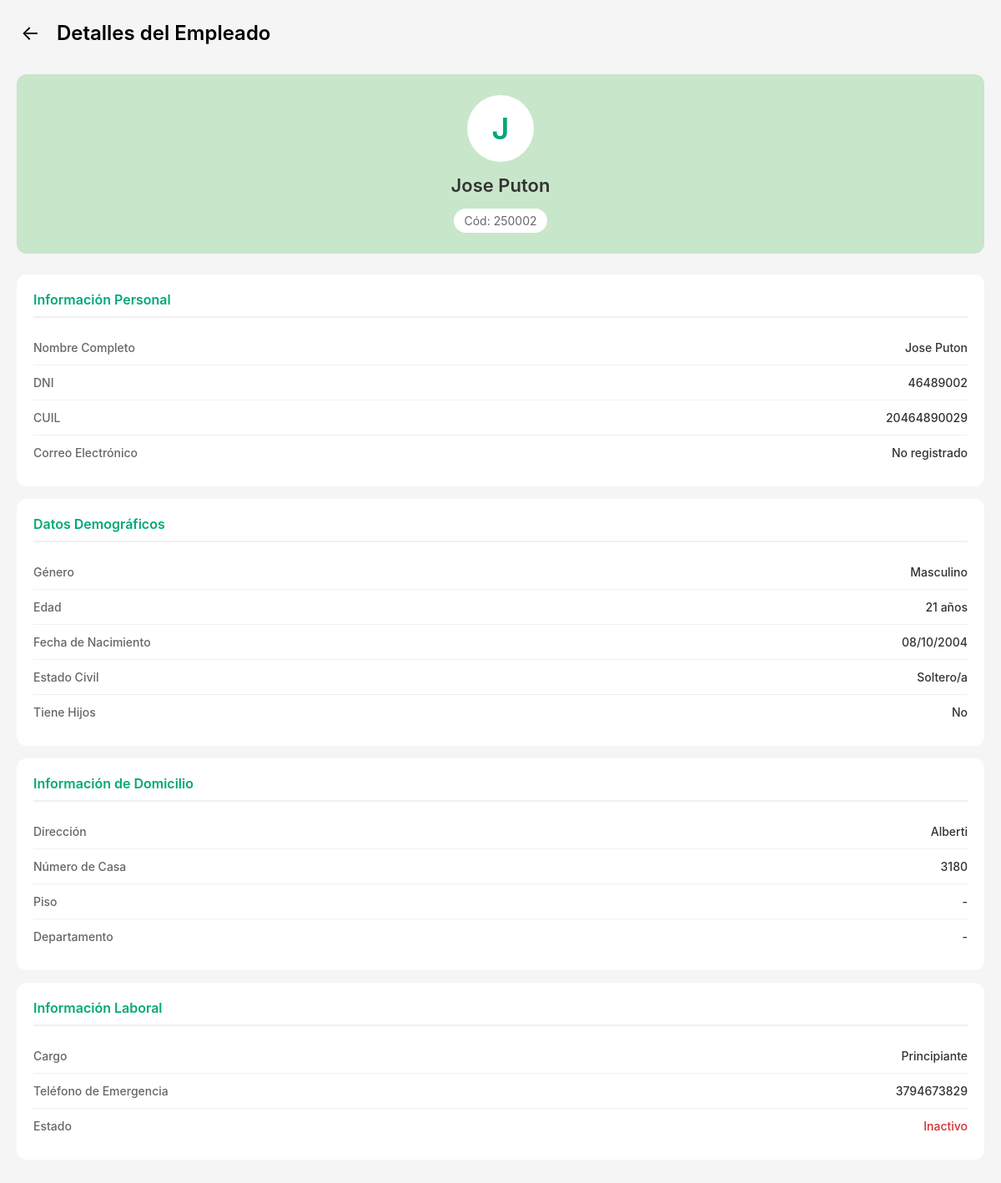
The page /verEmpleado/250002/ on the database as committed earlier.
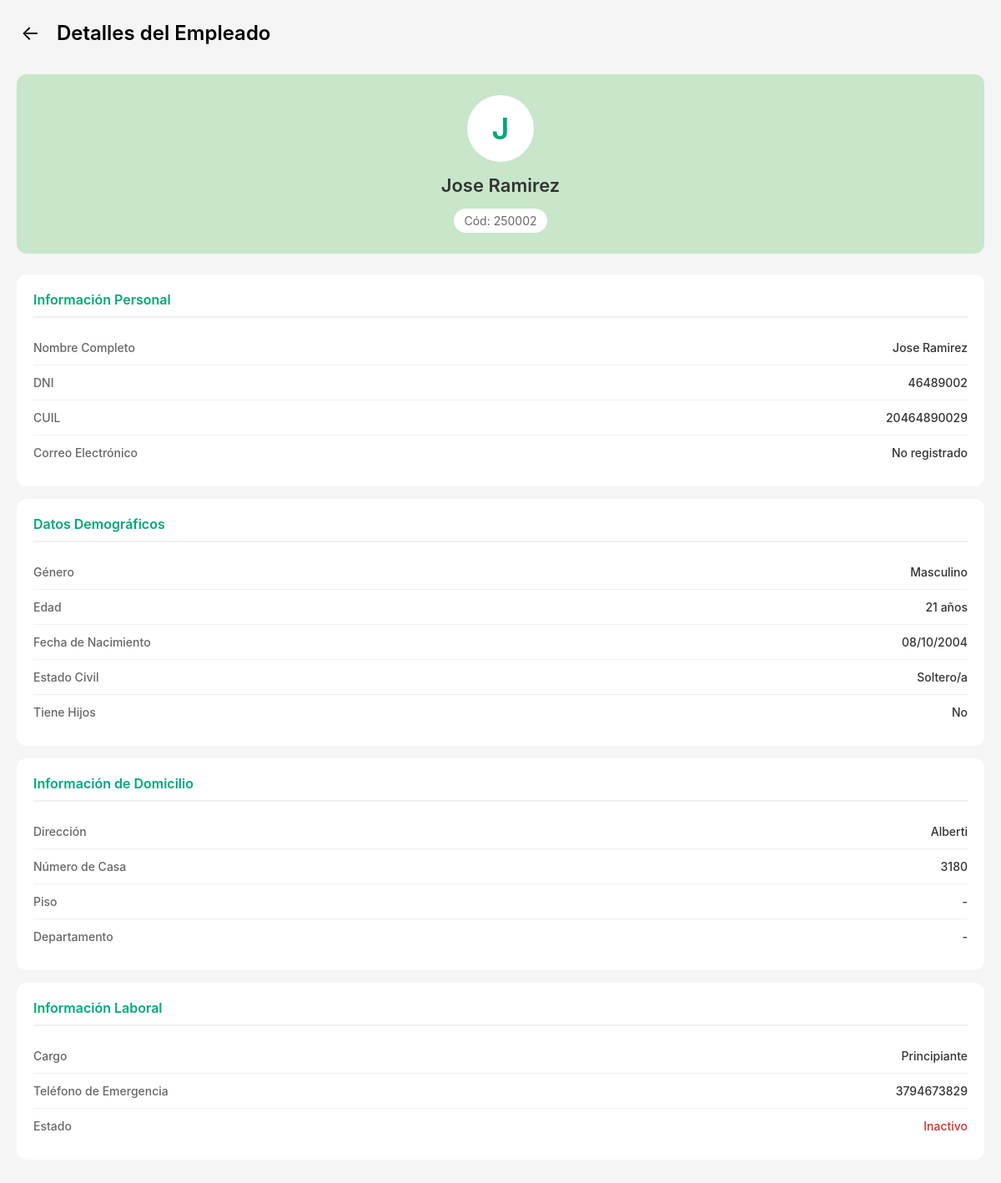
The same page on the database as committed later.
### myapp/models.py (models this page shows, shortened)
class Employee(AbstractBaseUser, PermissionsMixin):
    employee_id = models.CharField("ID de Empleado", max_length=6, unique=True, primary_key=True)
    nombre = models.CharField("Nombre", max_length=100)
    apellido = models.CharField("Apellido", max_length=100)
    dni = models.CharField("DNI", max_length=8, unique=True)
    cuil = models.CharField("CUIL", max_length=11, unique=True)
    foto_perfil = models.ImageField("Foto de Perfil", upload_to='empleados/', null=True, blank=True)
    numero_telefono = models.CharField("Número de Telefono", max_length=20)
    email = models.EmailField("Correo Electrónico", blank=True, null=True)
    codigo_biometrico = models.IntegerField("Código biométrico", unique=True, null=True, blank=True)
    setup_completo = models.BooleanField("Setup Completo", default=False)
    GENERO_CHOICES = [
        ('M', 'Masculino'),
        ('F', 'Femenino'),
    ]
    genero = models.CharField("Género", max_length=1, choices=GENERO_CHOICES)
    edad = models.IntegerField("Edad")
    fecha_nacimiento = models.DateField("Fecha de Nacimiento")
    ESTADO_CIVIL_CHOICES = [
        ('soltero', 'Soltero/a'),
        ('casado', 'Casado/a'),
        ('divorciado', 'Divorciado/a'),
        ('viudo', 'Viudo/a'),
    ]
    estado_civil = models.CharField("Estado Civil", max_length=20, choices=ESTADO_CIVIL_CHOICES)
    tiene_hijos = models.BooleanField("Tiene Hijos", default=False)
    nombre_domicilio = models.CharField("Nombre del Domicilio", max_length=200)
    numero_departamento = models.CharField("Número de Departamento", max_length=10, blank=True, null=True)
    piso_departamento = models.CharField("Piso de Departamento", max_length=10, blank=True, null=True)
    numero_casa = models.CharField("Número de Casa", max_length=10, blank=True, null=True)
    numero_emergencia = models.CharField("Número de Emergencia", max_length=20)
    position = models.CharField("Cargo", max_length=100, default="Empleado")
    is_manager = models.BooleanField("Es Gerente", default=False)
    is_active = models.BooleanField("Activo", default=True)
    password = models.CharField("Contraseña", max_length=128)
    objects = EmployeeManager()
    USERNAME_FIELD = 'employee_id'
    REQUIRED_FIELDS = ['nombre', 'apellido', 'dni']
    class Meta:
        verbose_name = "Empleado"
        verbose_name_plural = "Empleados"

### myapp/views.py (the view)
# urls.py: path('verEmpleado/<str:employee_id>/', views.vista_ver_empleado, name='ver_empleado'),
def vista_ver_empleado(request, employee_id):
    try:
        empleado = Employee.objects.get(employee_id=employee_id)
        return render(request, 'myapp/verEmpleado.html', {'empleado': empleado})
    except Employee.DoesNotExist:
        return redirect('/listaEmpleados/')

### myapp/templates/myapp/verEmpleado.html (shortened to what the changed rows need)
{% load static %}
<!DOCTYPE html>
<html lang="es">
<head>
</head>
<body>
    <div class="header">
        <h1>Detalles del Empleado</h1>
    </div>
    <div class="profile-card">
        <div class="profile-initial">{{ empleado.nombre.0|upper }}</div>
        <div class="profile-name">{{ empleado.nombre }} {{ empleado.apellido }}</div>
        <div class="profile-code">Cód: {{ empleado.employee_id }}</div>
    </div>
    <div class="section">
        <div class="detail-row">
            <span class="detail-label">Nombre Completo</span>
            <span class="detail-value">{{ empleado.nombre }} {{ empleado.apellido }}</span>
        </div>
        <div class="detail-row">
            <span class="detail-label">DNI</span>
            <span class="detail-value">{{ empleado.dni }}</span>
        </div>
        <div class="detail-row">
            <span class="detail-label">CUIL</span>
            <span class="detail-value">{{ empleado.cuil }}</span>
        </div>
        <div class="detail-row">
            <span class="detail-label">Correo Electrónico</span>
            <span class="detail-value">{{ empleado.email|default:"No registrado" }}</span>
        </div>
    </div>
    <div class="section">
        <div class="detail-row">
            <span class="detail-label">Edad</span>
            <span class="detail-value">{{ empleado.edad }} años</span>
        </div>
        <div class="detail-row">
            <span class="detail-label">Fecha de Nacimiento</span>
            <span class="detail-value">{{ empleado.fecha_nacimiento|date:"d/m/Y" }}</span>
        </div>
    </div>
    <div class="section">
        <div class="detail-row">
            <span class="detail-label">Dirección</span>
            <span class="detail-value">{{ empleado.nombre_domicilio }}</span>
        </div>
        <div class="detail-row">
            <span class="detail-label">Número de Casa</span>
            <span class="detail-value">{{ empleado.numero_casa|default:"No registrado" }}</span>
        </div>
        <div class="detail-row">
            <span class="detail-label">Piso</span>
            <span class="detail-value">{{ empleado.piso_departamento|default:"No registrado" }}</span>
        </div>
        <div class="detail-row">
            <span class="detail-label">Departamento</span>
            <span class="detail-value">{{ empleado.numero_departamento|default:"No registrado" }}</span>
        </div>
    </div>
    <div class="section">
        <div class="detail-row">
            <span class="detail-label">Cargo</span>
            <span class="detail-value">{{ empleado.position }}</span>
        </div>
        <div class="detail-row">
            <span class="detail-label">Teléfono de Emergencia</span>
            <span class="detail-value">{{ empleado.numero_emergencia }}</span>
        </div>
    </div>
</body>
</html>

Rows that differ between the two databases and show on the page:
changed Employee "Jose": apellido "Puton" → "Ramirez"
